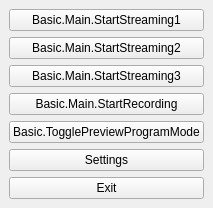
  <widget class="QDockWidget" name="controlsDock">
   <property name="features">
    <set>QDockWidget::AllDockWidgetFeatures</set>
   </property>
   <property name="windowTitle">
    <string>Basic.Main.Controls</string>
   </property>
   <attribute name="dockWidgetArea">
    <number>8</number>
   </attribute>
   <widget class="QWidget" name="dockWidgetContents_3">
    <layout class="QVBoxLayout" name="buttonsVLayout">
     <item>
      <widget class="QPushButton" name="streamButton">
       <property name="enabled">
        <bool>true</bool>
       </property>
       <property name="sizePolicy">
        <sizepolicy hsizetype="Preferred" vsizetype="Fixed">
         <horstretch>0</horstretch>
         <verstretch>0</verstretch>
        </sizepolicy>
       </property>
       <property name="text">
        <string>Basic.Main.StartStreaming1</string>
       </property>
       <property name="checkable">
        <bool>false</bool>
       </property>
      </widget>
     </item>
     <item>
      <widget class="QPushButton" name="streamButton_2">
       <property name="enabled">
        <bool>true</bool>
       </property>
       <property name="sizePolicy">
        <sizepolicy hsizetype="Preferred" vsizetype="Fixed">
         <horstretch>0</horstretch>
         <verstretch>0</verstretch>
        </sizepolicy>
       </property>
       <property name="text">
        <string>Basic.Main.StartStreaming2</string>
       </property>
       <property name="checkable">
        <bool>false</bool>
       </property>
      </widget>
     </item>
     <item>
      <widget class="QPushButton" name="streamButton_3">
       <property name="enabled">
        <bool>true</bool>
       </property>
       <property name="sizePolicy">
        <sizepolicy hsizetype="Preferred" vsizetype="Fixed">
         <horstretch>0</horstretch>
         <verstretch>0</verstretch>
        </sizepolicy>
       </property>
       <property name="text">
        <string>Basic.Main.StartStreaming3</string>
       </property>
       <property name="checkable">
        <bool>true</bool>
       </property>
      </widget>
     </item>
     <item>
      <widget class="QPushButton" name="recordButton">
       <property name="enabled">
        <bool>true</bool>
       </property>
       <property name="sizePolicy">
        <sizepolicy hsizetype="Preferred" vsizetype="Fixed">
         <horstretch>0</horstretch>
         <verstretch>0</verstretch>
        </sizepolicy>
       </property>
       <property name="minimumSize">
        <size>
         <width>130</width>
         <height>0</height>
        </size>
       </property>
       <property name="text">
        <string>Basic.Main.StartRecording</string>
       </property>
       <property name="checkable">
        <bool>true</bool>
       </property>
      </widget>
     </item>
     <item>
      <widget class="QPushButton" name="modeSwitch">
       <property name="text">
        <string>Basic.TogglePreviewProgramMode</string>
       </property>
       <property name="checkable">
        <bool>true</bool>
       </property>
      </widget>
     </item>
     <item>
      <widget class="QPushButton" name="settingsButton">
       <property name="sizePolicy">
        <sizepolicy hsizetype="Preferred" vsizetype="Fixed">
         <horstretch>0</horstretch>
         <verstretch>0</verstretch>
        </sizepolicy>
       </property>
       <property name="text">
        <string>Settings</string>
       </property>
      </widget>
     </item>
     <item>
      <widget class="QPushButton" name="exitButton">
       <property name="sizePolicy">
        <sizepolicy hsizetype="Preferred" vsizetype="Fixed">
         <horstretch>0</horstretch>
         <verstretch>0</verstretch>
        </sizepolicy>
       </property>
       <property name="text">
        <string>Exit</string>
       </property>
      </widget>
     </item>
     <item>
      <spacer name="expVSpacer">
       <property name="orientation">
        <enum>Qt::Vertical</enum>
       </property>
       <property name="sizeHint" stdset="0">
        <size>
         <width>0</width>
         <height>0</height>
        </size>
       </property>
      </spacer>
     </item>
    </layout>
   </widget>
  </widget>
